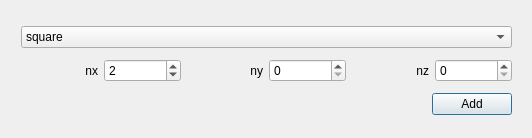
<?xml version="1.0" encoding="UTF-8"?>
<ui version="4.0">
 <class>Dialog</class>
 <widget class="QDialog" name="Dialog">
  <property name="geometry">
   <rect>
    <x>0</x>
    <y>0</y>
    <width>532</width>
    <height>138</height>
   </rect>
  </property>
  <property name="windowTitle">
   <string>Dialog</string>
  </property>
  <widget class="QWidget" name="layoutWidget">
   <property name="geometry">
    <rect>
     <x>21</x>
     <y>21</y>
     <width>491</width>
     <height>99</height>
    </rect>
   </property>
   <layout class="QVBoxLayout" name="verticalLayout">
    <item>
     <widget class="QComboBox" name="comboBox">
      <item>
       <property name="text">
        <string>square</string>
       </property>
      </item>
      <item>
       <property name="text">
        <string>rectangle</string>
       </property>
      </item>
      <item>
       <property name="text">
        <string>cube</string>
       </property>
      </item>
      <item>
       <property name="text">
        <string>parallelepiped</string>
       </property>
      </item>
      <item>
       <property name="text">
        <string>cartTh</string>
       </property>
      </item>
     </widget>
    </item>
    <item>
     <layout class="QHBoxLayout" name="horizontalLayout">
      <item>
       <widget class="QLabel" name="label">
        <property name="text">
         <string>nx</string>
        </property>
        <property name="alignment">
         <set>Qt::AlignRight|Qt::AlignTrailing|Qt::AlignVCenter</set>
        </property>
       </widget>
      </item>
      <item>
       <widget class="QSpinBox" name="nx">
        <property name="value">
         <number>2</number>
        </property>
       </widget>
      </item>
      <item>
       <widget class="QLabel" name="label_2">
        <property name="text">
         <string>ny</string>
        </property>
        <property name="alignment">
         <set>Qt::AlignRight|Qt::AlignTrailing|Qt::AlignVCenter</set>
        </property>
       </widget>
      </item>
      <item>
       <widget class="QSpinBox" name="ny"/>
      </item>
      <item>
       <widget class="QLabel" name="label_3">
        <property name="text">
         <string>nz</string>
        </property>
        <property name="alignment">
         <set>Qt::AlignRight|Qt::AlignTrailing|Qt::AlignVCenter</set>
        </property>
       </widget>
      </item>
      <item>
       <widget class="QSpinBox" name="nz"/>
      </item>
     </layout>
    </item>
    <item>
     <layout class="QHBoxLayout" name="horizontalLayout_2">
      <item>
       <spacer name="horizontalSpacer">
        <property name="orientation">
         <enum>Qt::Horizontal</enum>
        </property>
        <property name="sizeHint" stdset="0">
         <size>
          <width>40</width>
          <height>20</height>
         </size>
        </property>
       </spacer>
      </item>
      <item>
       <widget class="QPushButton" name="btn">
        <property name="text">
         <string>Add</string>
        </property>
       </widget>
      </item>
     </layout>
    </item>
   </layout>
  </widget>
 </widget>
 <resources/>
 <connections/>
</ui>
